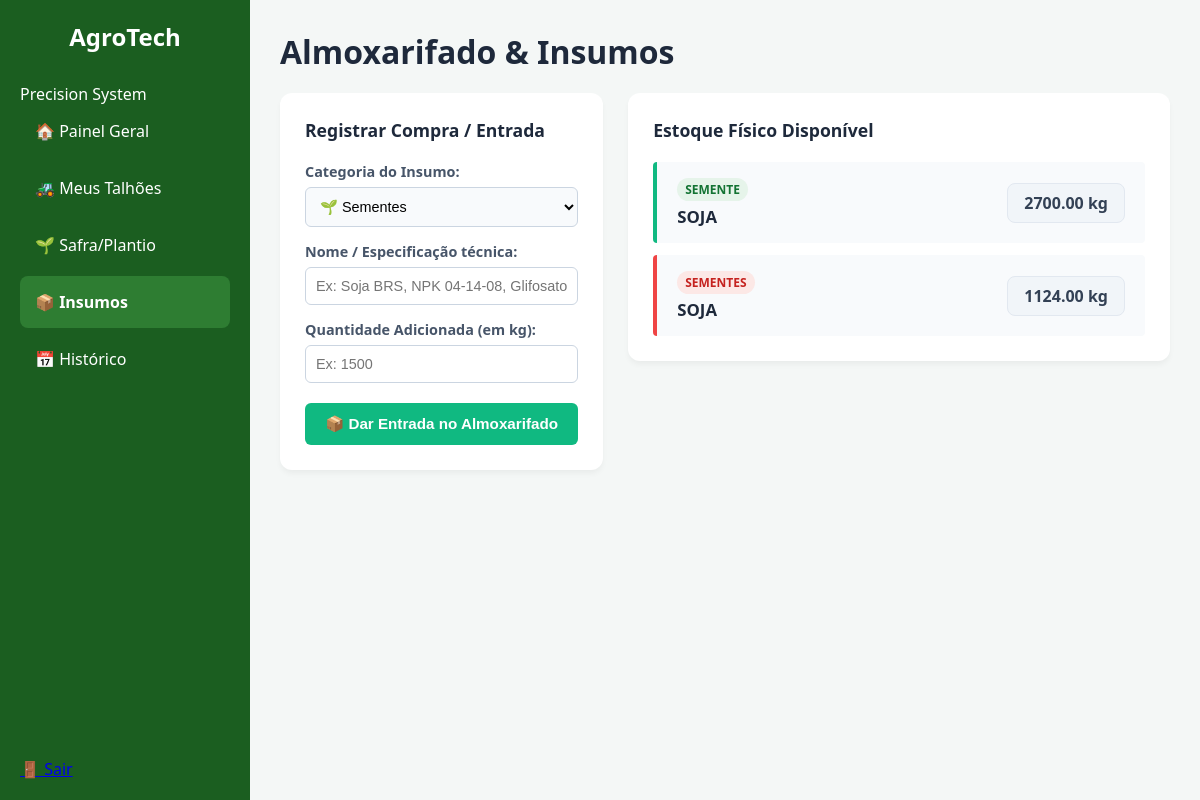
Page /insumo (signed in) on the committed database.
### tables this page shows
CREATE TABLE Insumo (
        id INTEGER PRIMARY KEY AUTOINCREMENT,
        usuario_id INTEGER,
        categoria TEXT NOT NULL,
        nome_insumo TEXT NOT NULL,
        quantidade REAL NOT NULL,
        unidade TEXT NOT NULL,
        FOREIGN KEY (usuario_id) REFERENCES Usuario(id)
    );

### app.py (the view, shortened to what this page needs)
@app.route('/insumo', methods=['GET', 'POST'])
def insumo():
    if 'user_id' not in session:
        return redirect(url_for('login'))
    db = get_db()
    user_id = session['user_id']
    estoque = db.execute("""
        SELECT id, categoria, nome_insumo, quantidade, unidade
        FROM Insumo WHERE usuario_id = ?
        ORDER BY categoria, nome_insumo
    """, (user_id,)).fetchall()
    db.close()
    return render_template('insumo.html', estoque=estoque, nome=session.get('nome'))

### app.py (called while the page is built)
def get_db():
    conn = sqlite3.connect('agrotech.db')
    conn.row_factory = sqlite3.Row
    return conn

### templates/insumo.html (shortened to what this page needs)
{% extends "base.html" %}
{% block content %}
<header class="top-bar" style="margin-bottom: 20px;">
    <h1 style="color: #1e293b; margin: 0;">Almoxarifado & Insumos</h1>
</header>
<div style="display: flex; gap: 25px; flex-wrap: wrap; align-items: flex-start;">
    <div style="flex: 1; min-width: 320px; background: white; padding: 25px; border-radius: 12px; box-shadow: 0 4px 6px -1px rgba(0,0,0,0.05);">
        <h3 style="margin: 0 0 20px 0; color: #1e293b; font-size: 1.1rem; font-weight: 600;">Registrar Compra / Entrada</h3>
        <form action="{{ url_for('insumo') }}" method="POST" style="display: flex; flex-direction: column; gap: 15px;">
            <div>
                <label style="display: block; margin-bottom: 6px; font-weight: 600; font-size: 0.9rem; color: #475569;">Categoria do Insumo:</label>
                <select name="categoria" id="selectCategoria" required onchange="atualizarUnidade()" style="width: 100%; padding: 10px; border: 1px solid #cbd5e1; border-radius: 6px; font-size: 0.9rem; background-color: #f8fafc;">
                    <option value="sementes">🌱 Sementes</option>
                </select>
            </div>
            <div>
                <label style="display: block; margin-bottom: 6px; font-weight: 600; font-size: 0.9rem; color: #475569;">Nome / Especificação técnica:</label>
                <input type="text" name="nome_insumo" placeholder="Ex: Soja BRS, NPK 04-14-08, Glifosato..." required style="width: 100%; padding: 10px; border: 1px solid #cbd5e1; border-radius: 6px; font-size: 0.9rem;">
            </div>
            <div>
                <label style="display: block; margin-bottom: 6px; font-weight: 600; font-size: 0.9rem; color: #475569;" id="labelQuantidade">Quantidade Adicionada (em kg):</label>
                <input type="number" name="quantidade" step="0.01" min="0.01" placeholder="Ex: 1500" required style="width: 100%; padding: 10px; border: 1px solid #cbd5e1; border-radius: 6px; font-size: 0.9rem;">
            </div>
            <button type="submit" style="background: #10b981; color: white; border: none; padding: 12px; border-radius: 6px; font-weight: bold; cursor: pointer; font-size: 0.95rem; margin-top: 5px;">
                📦 Dar Entrada no Almoxarifado
            </button>
        </form>
    </div>
    <div style="flex: 1.8; min-width: 350px; background: white; padding: 25px; border-radius: 12px; box-shadow: 0 4px 6px -1px rgba(0,0,0,0.05);">
        <h3 style="margin: 0 0 20px 0; color: #1e293b; font-size: 1.1rem; font-weight: 600;">Estoque Físico Disponível</h3>
        {% if estoque %}
        <div style="display: flex; flex-direction: column; gap: 12px;">
            {% for item in estoque %}
            <div style="display: flex; justify-content: space-between; align-items: center; padding: 15px 20px; background: #f8fafc; border-left: 4px solid
                {% if item.categoria == 'Semente' %}#10b981{% elif item.categoria == 'Fertilizante' %}#3b82f6{% else %}#ef4444{% endif %}; border-radius: 4px;">
                <div>
                    <span style="font-size: 0.75rem; font-weight: bold; text-transform: uppercase; padding: 3px 8px; border-radius: 20px;
                        {% if item.categoria == 'Semente' %} background: #e6f4ea; color: #137333;
                        {% elif item.categoria == 'Fertilizante' %} background: #e8f0fe; color: #1a73e8;
                        {% else %} background: #fce8e6; color: #c5221f; {% endif %}">
                        {{ item.categoria }}
                    </span>
                    <strong style="color: #1e293b; display: block; font-size: 1.05rem; margin-top: 6px;">{{ item.nome_insumo }}</strong>
                </div>
                <span style="background: #f1f5f9; color: #334155; padding: 8px 16px; border-radius: 8px; font-size: 1rem; font-weight: bold; border: 1px solid #e2e8f0;">
                    {{ "%.2f"|format(item.quantidade) }} {{ item.unidade }}
                </span>
            </div>
            {% endfor %}
        </div>
        {% else %}
        <p style="color: #64748b; font-size: 0.9rem; margin: 0;">Nenhum produto cadastrado no galpão de insumos.</p>
        {% endif %}
    </div>
</div>
{% endblock %}

### static/css/style.css (style rules this page uses)
* { margin: 0; padding: 0; box-sizing: border-box; }
body { font-family: 'Segoe UI', sans-serif; background: #f4f7f6; }
.top-bar { display: flex; justify-content: space-between; align-items: center; margin-bottom: 30px; }

### rows in the picture
Insumo: categoria "SEMENTE", nome_insumo "SOJA", quantidade "2700.00", unidade "kg"
Insumo: categoria "SEMENTES", nome_insumo "SOJA", quantidade "1124.00", unidade "kg"
